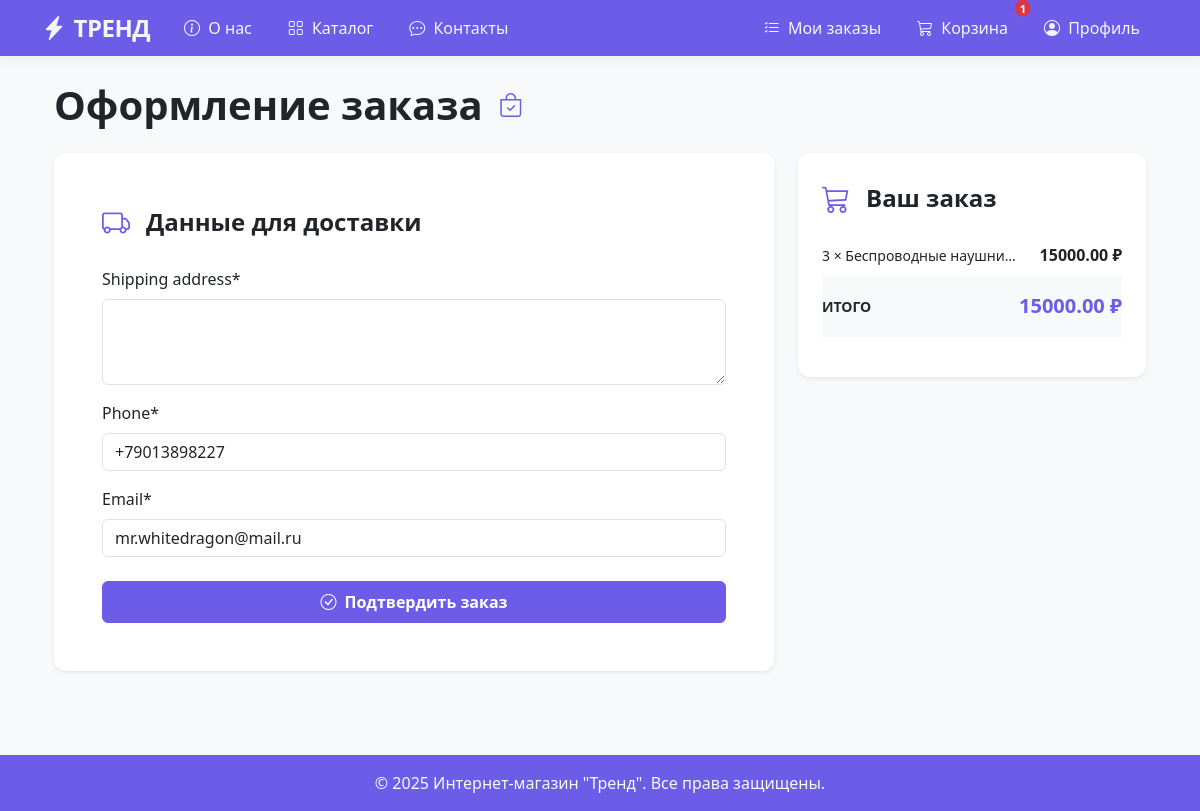
The app's page /orders/create/ (signed in), older data.
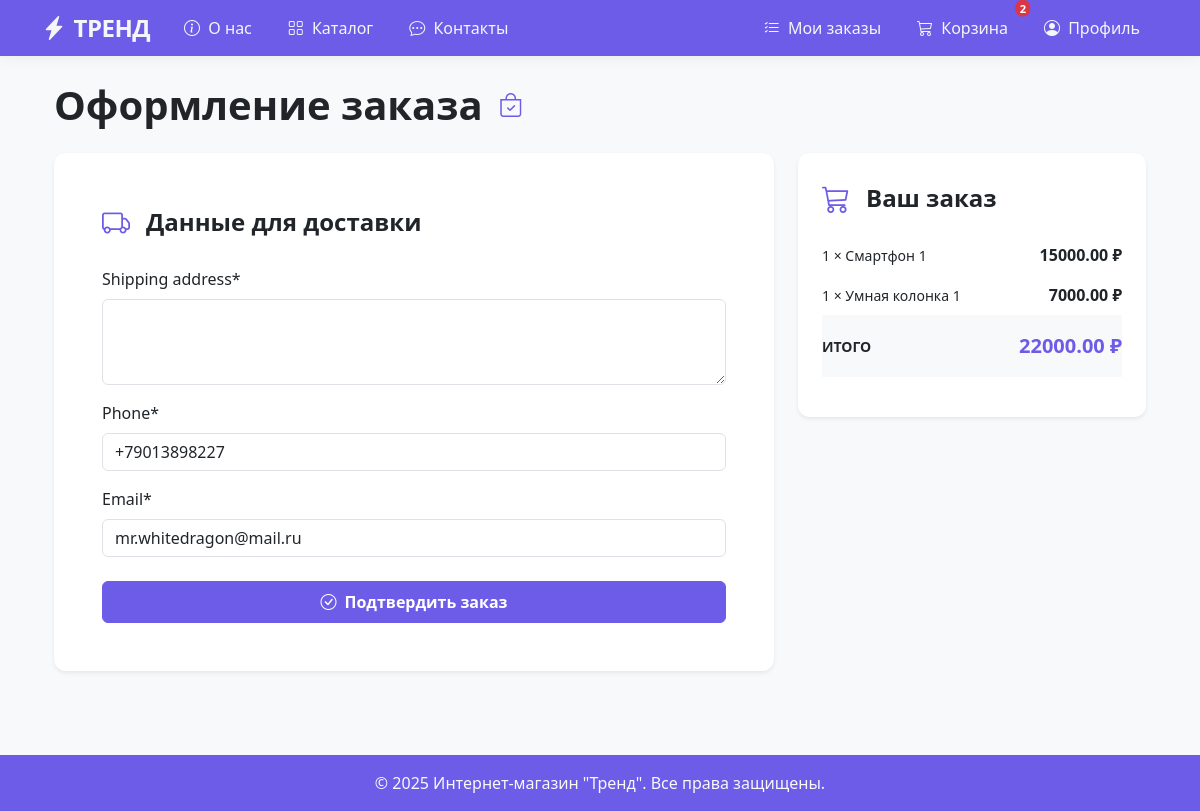
The same page, newer data.
### cart/models.py (models this page shows, shortened)
class CartItem(models.Model):
    cart = models.ForeignKey(
        Cart,
        on_delete=models.CASCADE,
        related_name='items'
    )
    product = models.ForeignKey(
        Product,
        on_delete=models.CASCADE
    )
    quantity = models.PositiveIntegerField(default=1)
    @property
    def total_price(self):
        return self.product.price * self.quantity
    class Meta:
        verbose_name = 'Покупка в корзине'
        verbose_name_plural = 'Покупки в корзине'

class Cart(models.Model):
    customer = models.ForeignKey(
        settings.AUTH_USER_MODEL,
        on_delete=models.CASCADE,
        related_name='carts'
    )
    created_at = models.DateTimeField(auto_now_add=True)
    updated_at = models.DateTimeField(auto_now=True)
    @property
    def total_price(self):
        return sum(item.total_price for item in self.items.all())
    class Meta:
        verbose_name = 'Корзина'
        verbose_name_plural = 'Корзины'

### products/models.py (models this page shows, shortened)
class Product(models.Model):
    category = models.ForeignKey(Category, related_name='products', on_delete=models.CASCADE)
    name = models.CharField(max_length=200, db_index=True)
    image = models.ImageField(upload_to='products/%Y/%m/%d', blank=True)
    description = models.TextField(blank=True)
    price = models.DecimalField(max_digits=10, decimal_places=2)
    old_price = models.DecimalField(max_digits=10, decimal_places=2, null=True, blank=True, verbose_name='Старая цена')
    available = models.BooleanField(default=True)
    is_featured = models.BooleanField(default=False, verbose_name='Акционный товар')
    created = models.DateTimeField(auto_now_add=True)
    class Meta:
        ordering = ('name',)
        verbose_name = 'Товар'
        verbose_name_plural = 'Товары'

### orders/views.py (the view)
# urls.py: path('create/', views.create_order, name='create_order'),
@login_required
def create_order(request):
    cart = get_object_or_404(Cart, customer=request.user)
    if request.method == 'POST':
        form = (OrderForm
                (request.POST))
        if form.is_valid():
            order = form.save(commit=False)
            order.customer = request.user
            order.cart = cart
            order.save()
            for item in cart.items.all():
                OrderItem.objects.create(
                    order=order,
                    product=item.product,
                    quantity=item.quantity,
                    price=item.product.price
                )
            cart.items.all().delete()
            return redirect('orders:order_detail', order_id=order.id)
    else:
        initial = {
            'phone': request.user.phone,
            'email': request.user.email,
        }
        form = OrderForm(initial=initial)
    return render(request, 'orders/create_order.html', {
        'form': form,
        'cart': cart
    })

### orders/forms.py
class OrderForm(forms.ModelForm):
    class Meta:
        model = Order
        fields = ['shipping_address', 'phone', 'email']
        widgets = {
            'shipping_address': forms.Textarea(attrs={'rows': 3}),
        }

### cart/context_processors.py (called while the page is built)
def cart_items_count(request):
    if request.user.is_authenticated:
        cart = Cart.objects.filter(customer=request.user).first()
        if cart:
            return {'cart_items_count': cart.items.count()}
    return {'cart_items_count': 0}

### templates/orders/create_order.html (shortened to what this page needs)
{% extends 'core/base.html' %}
{% load crispy_forms_tags %}
{% block content %}
<div class="container my-4">
    <div class="d-flex align-items-center mb-4">
        <h1 class="fw-bold mb-0">Оформление заказа</h1>
        <span class="ms-3 fs-4 text-primary"><i class="bi bi-bag-check"></i></span>
    </div>
    <div class="row g-4">
        <div class="col-lg-8">
            <div class="card border-0 shadow-sm">
                <div class="card-body p-4 p-md-5">
                    <div class="d-flex align-items-center mb-4">
                        <i class="bi bi-truck text-primary fs-3 me-3"></i>
                        <h2 class="h4 fw-bold mb-0">Данные для доставки</h2>
                    </div>
                    <form method="post">
                        {{ form|crispy }}
                        <div class="d-grid mt-4">
                            <button type="submit" class="btn btn-primary py-2 fw-bold">
                                <i class="bi bi-check-circle me-2"></i>Подтвердить заказ
                            </button>
                        </div>
                    </form>
                </div>
            </div>
        </div>
        <div class="col-lg-4">
            <div class="card border-0 shadow-sm sticky-md-top">
                <div class="card-body p-4">
                    <div class="d-flex align-items-center mb-3">
                        <i class="bi bi-cart3 text-primary fs-3 me-3"></i>
                        <h2 class="h4 fw-bold mb-0">Ваш заказ</h2>
                    </div>
                    <ul class="list-group list-group-flush mb-3">
                        {% for item in cart.items.all %}
                        <li class="list-group-item d-flex justify-content-between align-items-center border-0 px-0 py-2">
                            <span class="small">{{ item.quantity }} × {{ item.product.name|truncatechars:20 }}</span>
                            <span class="fw-bold">{{ item.total_price }} ₽</span>
                        </li>
                        {% endfor %}
                        <li class="list-group-item d-flex justify-content-between align-items-center border-0 px-0 py-3 bg-light">
                            <strong class="text-uppercase small">Итого</strong>
                            <strong class="text-primary fs-5">{{ cart.total_price }} ₽</strong>
                        </li>
                    </ul>
                </div>
            </div>
        </div>
    </div>
</div>
{% endblock %}

Row changes from the older to the newer data that the page shows:
removed CartItem: quantity "3", product.name "Беспроводные наушни…", total_price "15000.00"
added CartItem: quantity "1", product.name "Смартфон 1", total_price "15000.00"
added CartItem: quantity "1", product.name "Умная колонка 1", total_price "7000.00"
computed for Cart: total_price "15000.00" → "22000.00"
Text that changed along with them:
{{ cart_items_count }}: "1" → "2"
